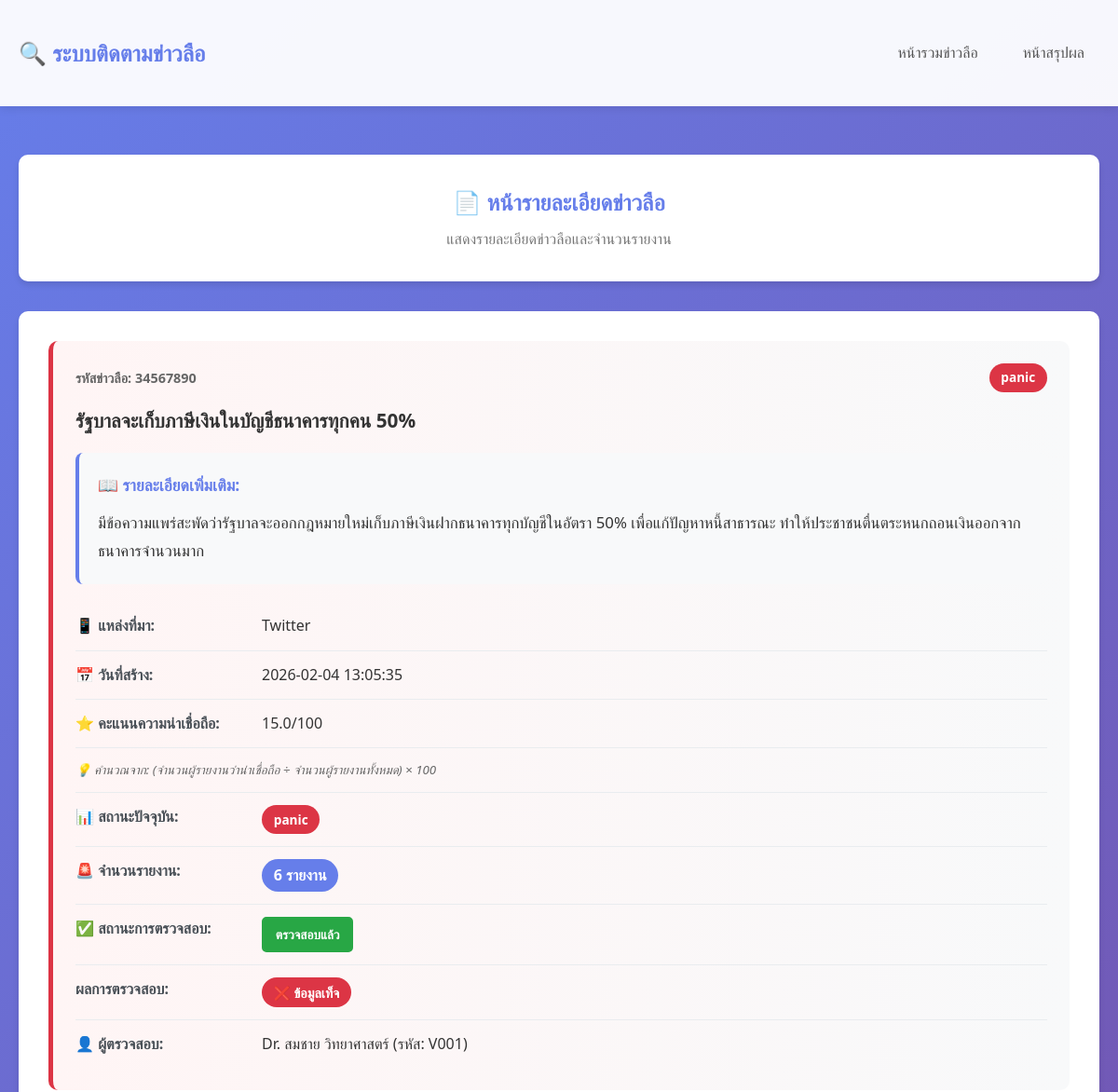
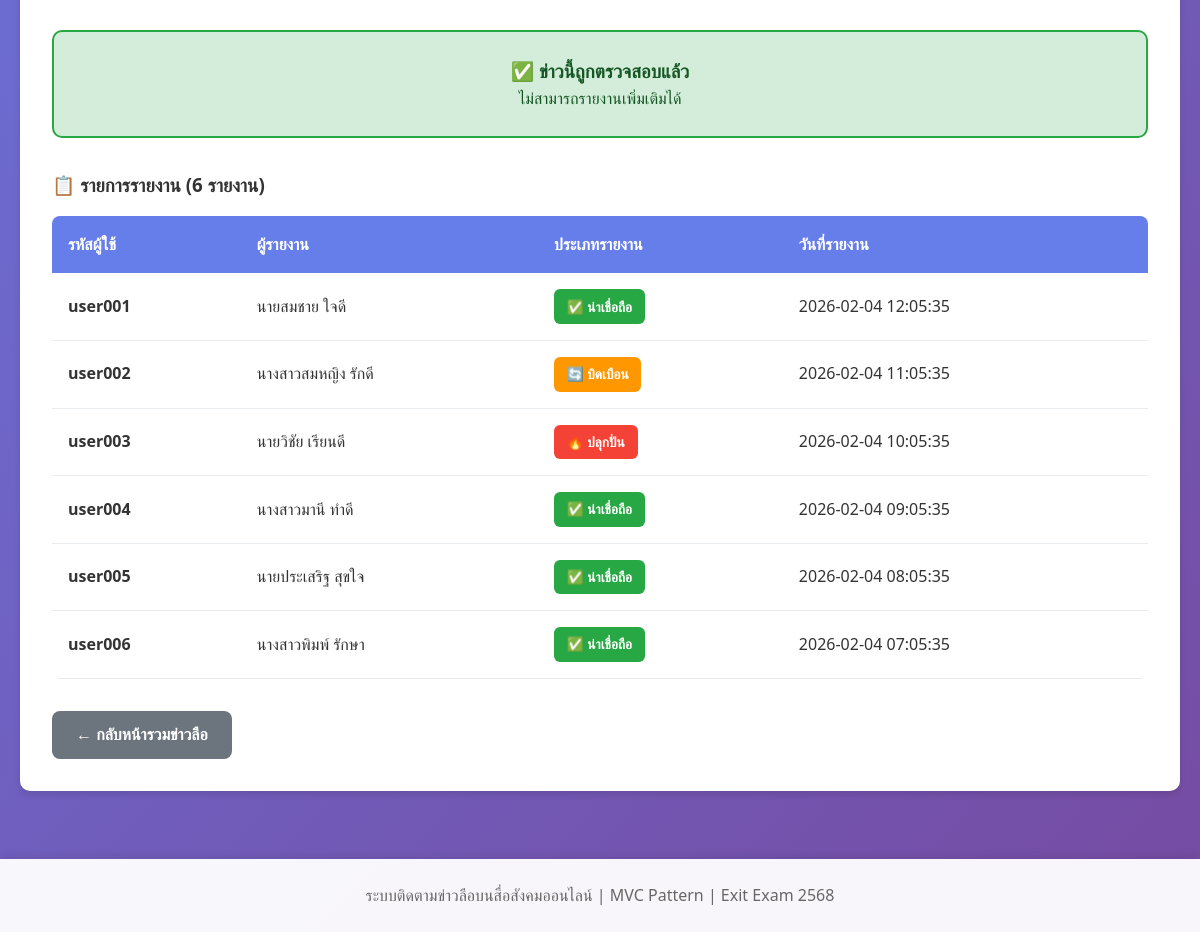
Screenshot of /detail/34567890 with the database file from the repository (2 pictures, top to bottom).
### tables this page shows
CREATE TABLE Rumour (
            rumour_id INTEGER PRIMARY KEY CHECK(rumour_id >= 10000000 AND rumour_id <= 99999999),
            title TEXT NOT NULL,
            content TEXT,
            source TEXT NOT NULL,
            created_date TEXT NOT NULL,
            credibility_score REAL DEFAULT 50.0,
            status TEXT NOT NULL DEFAULT 'ปกติ' CHECK(status IN ('ปกติ', 'panic')),
            is_verified INTEGER DEFAULT 0,
            verification_result TEXT,
            verified_by INTEGER,
            FOREIGN KEY (verified_by) REFERENCES Users(user_id)
        );

CREATE TABLE Users (
            user_id INTEGER PRIMARY KEY AUTOINCREMENT,
            username TEXT NOT NULL,
            name TEXT NOT NULL,
            role TEXT NOT NULL CHECK(role IN ('ผู้ใช้ทั่วไป', 'ผู้ตรวจสอบ')),
            verifier_code TEXT
        );

CREATE TABLE Report (
            report_id INTEGER PRIMARY KEY AUTOINCREMENT,
            user_id INTEGER NOT NULL,
            rumour_id INTEGER NOT NULL,
            report_date TEXT NOT NULL,
            report_type TEXT NOT NULL CHECK(report_type IN ('บิดเบือน', 'ปลุกปั่น', 'ข้อมูลเท็จ', 'น่าเชื่อถือ')),
            FOREIGN KEY (user_id) REFERENCES Users(user_id),
            FOREIGN KEY (rumour_id) REFERENCES Rumour(rumour_id),
            UNIQUE(user_id, rumour_id)
        );

### app.py (the view)
@app.route('/detail/<int:rumour_id>')
def detail(rumour_id):
    rumour = RumourModel.get_rumour_by_id(rumour_id)
    if not rumour:
        flash('ไม่พบข่าวลือที่ค้นหา', 'error')
        return redirect(url_for('index'))
    reports = ReportModel.get_reports_by_rumour(rumour_id)
    report_count = len(reports)
    users = UserModel.get_all_users()
    verifiers = UserModel.get_verifiers()
    return render_template('detail.html',
                         rumour=rumour,
                         reports=reports,
                         report_count=report_count,
                         users=users,
                         verifiers=verifiers)

### templates/detail.html (shortened to what this page needs)
<!DOCTYPE html>
<html lang="th">
<head>
    <link rel="stylesheet" href="{{ url_for('static', filename='style.css') }}">
</head>
<body>
    <nav class="navbar">
        <div class="container">
            <h1>🔍 ระบบติดตามข่าวลือ</h1>
            <div class="nav-links">
                <a href="{{ url_for('index') }}">หน้ารวมข่าวลือ</a>
                <a href="{{ url_for('summary') }}">หน้าสรุปผล</a>
            </div>
        </div>
    </nav>
    <div class="container">
        <div class="page-header">
            <h2>📄 หน้ารายละเอียดข่าวลือ</h2>
            <p class="subtitle">แสดงรายละเอียดข่าวลือและจำนวนรายงาน</p>
        </div>
        <div class="detail-container">
            <div class="rumour-detail {% if rumour.status == 'panic' %}panic{% endif %}">
                <div class="rumour-header">
                    <span class="rumour-id">รหัสข่าวลือ: {{ rumour.rumour_id }}</span>
                    <span class="status-badge status-{{ rumour.status }}">
                        {{ rumour.status }}
                    </span>
                </div>
                <h2 class="rumour-title">{{ rumour.title }}</h2>
                {% if rumour.content %}
                <div class="rumour-content">
                    <h4>📖 รายละเอียดเพิ่มเติม:</h4>
                    <p>{{ rumour.content }}</p>
                </div>
                {% endif %}
                <div class="rumour-detail-info">
                    <div class="info-row">
                        <strong>📱 แหล่งที่มา:</strong>
                        <span>{{ rumour.source }}</span>
                    </div>
                    <div class="info-row">
                        <strong>📅 วันที่สร้าง:</strong>
                        <span>{{ rumour.created_date }}</span>
                    </div>
                    <div class="info-row">
                        <strong>⭐ คะแนนความน่าเชื่อถือ:</strong>
                        <span>{{ rumour.credibility_score }}/100</span>
                    </div>
                    <div class="info-row">
                        <small style="color: #666; font-style: italic;">
                            💡 คำนวณจาก: (จำนวนผู้รายงานว่าน่าเชื่อถือ ÷ จำนวนผู้รายงานทั้งหมด) × 100
                        </small>
                    </div>
                    <div class="info-row">
                        <strong>📊 สถานะปัจจุบัน:</strong>
                        <span class="status-badge status-{{ rumour.status }}">
                            {{ rumour.status }}
                        </span>
                    </div>
                    <div class="info-row">
                        <strong>🚨 จำนวนรายงาน:</strong>
                        <span class="report-count-badge">{{ report_count }} รายงาน</span>
                    </div>
                    {% if rumour.is_verified %}
                        <div class="info-row">
                            <strong>✅ สถานะการตรวจสอบ:</strong>
                            <span class="badge-verified">ตรวจสอบแล้ว</span>
                        </div>
                        <div class="info-row">
                            <strong>ผลการตรวจสอบ:</strong>
                            {% if rumour.verification_result == 'ข้อมูลเท็จ' %}
                                <span class="badge-false">❌ ข้อมูลเท็จ</span>
                            {% elif rumour.verification_result == 'ข้อมูลจริง' %}
                                <span class="badge-true">✅ ข้อมูลจริง</span>
                            {% else %}
                                <span class="verified-text">{{ rumour.verification_result }}</span>
                            {% endif %}
                        </div>
                        {% if rumour.verifier_name %}
                        <div class="info-row">
                            <strong>👤 ผู้ตรวจสอบ:</strong>
                            <span>{{ rumour.verifier_name }} (รหัส: {{ rumour.verifier_code }})</span>
                        </div>
                        {% endif %}
                    {% endif %}
                </div>
            </div>
            {% if not rumour.is_verified %}
                <div class="report-section">
                    <h3>📝 รายงานข่าวลือนี้ (สำหรับผู้ใช้ทั่วไป)</h3>
                    <p class="section-note">
                        <strong>หมายเหตุ:</strong> เฉพาะผู้ใช้ทั่วไป สามารถรายงานข่าวลือได้ หากมีรายงาน <strong>>= 5 ครั้ง</strong> ข่าวจะเข้าสู่สถานะ PANIC
                    </p>
                    <form method="POST" action="{{ url_for('report_rumour', rumour_id=rumour.rumour_id) }}" class="report-form">
                        <div class="form-group">
                            <label for="user_id">เลือกผู้ใช้:</label>
                            <select name="user_id" id="user_id" required>
                                <option value="">-- เลือกผู้ใช้ --</option>
                                {% for user in users %}
                                    {% if user.role == 'ผู้ใช้ทั่วไป' %}
                                        <option value="{{ user.user_id }}">
                                            [{{ user.username }}] {{ user.name }} (ผู้ใช้ทั่วไป)
                                        </option>
                                    {% endif %}
                                {% endfor %}
                            </select>
                        </div>
                        <div class="form-group">
                            <label for="report_type">ประเภทรายงาน:</label>
                            <select name="report_type" id="report_type" required>
                                <option value="">-- เลือกประเภท --</option>
                                <option value="บิดเบือน">บิดเบือน</option>
                                <option value="ปลุกปั่น">ปลุกปั่น</option>
                                <option value="ข้อมูลเท็จ">ข้อมูลเท็จ</option>
                                <option value="น่าเชื่อถือ">น่าเชื่อถือ</option>
                            </select>
                        </div>
                        <button type="submit" class="btn btn-danger">🚨 รายงานข่าวลือนี้</button>
                    </form>
                </div>
                <div class="verify-section">
                    <h3>✅ ตรวจสอบและยืนยันข้อมูล (เฉพาะผู้ตรวจสอบ)</h3>
                    <p class="section-note">
                        <strong>หมายเหตุ:</strong> เฉพาะผู้ตรวจสอบ (รหัส V001-V003) เท่านั้น ที่สามารถตรวจสอบความถูกต้องของข่าวลือได้
                    </p>
                    <form method="POST" action="{{ url_for('verify_rumour', rumour_id=rumour.rumour_id) }}" class="verify-form">
                        <div class="form-group">
                            <label for="verifier_id">เลือกผู้ตรวจสอบ:</label>
                            <select name="verifier_id" id="verifier_id" required>
                                <option value="">-- เลือกผู้ตรวจสอบ --</option>
                                {% for verifier in verifiers %}
                                    <option value="{{ verifier.user_id }}">
                                        {{ verifier.name }} (ผู้ตรวจสอบ: รหัส {{ verifier.verifier_code }})
                                    </option>
                                {% endfor %}
                            </select>
                        </div>
                        <div class="form-group">
                            <label for="verification_result">ผลการตรวจสอบ:</label>
                            <select name="verification_result" id="verification_result" required>
                                <option value="">-- เลือกผลการตรวจสอบ --</option>
                                <option value="ข้อมูลจริง">✅ ข้อมูลจริง</option>
                                <option value="ข้อมูลเท็จ">❌ ข้อมูลเท็จ</option>
                            </select>
                        </div>
                        <button type="submit" class="btn btn-success">✅ ยืนยันผลการตรวจสอบ</button>
                    </form>
                </div>
            {% else %}
                <div class="verified-notice">
                    <h3>✅ ข่าวนี้ถูกตรวจสอบแล้ว</h3>
                    <p>ไม่สามารถรายงานเพิ่มเติมได้</p>
                </div>
            {% endif %}
            <div class="reports-list">
                <h3>📋 รายการรายงาน ({{ report_count }} รายงาน)</h3>
                {% if reports %}
                    <table class="report-table">
                        <thead>
                            <tr>
                                <th>รหัสผู้ใช้</th>
                                <th>ผู้รายงาน</th>
                                <th>ประเภทรายงาน</th>
                                <th>วันที่รายงาน</th>
                            </tr>
                        </thead>
                        <tbody>
                            {% for report in reports %}
                                <tr>
                                    <td><strong>{{ report.username }}</strong></td>
                                    <td>{{ report.name }}</td>
                                    <td>
                                        {% if report.report_type == 'บิดเบือน' %}
                                            <span class="report-type-badge report-distort">🔄 บิดเบือน</span>
                                        {% elif report.report_type == 'ปลุกปั่น' %}
                                            <span class="report-type-badge report-incite">🔥 ปลุกปั่น</span>
                                        {% elif report.report_type == 'ข้อมูลเท็จ' %}
                                            <span class="report-type-badge report-false">❌ ข้อมูลเท็จ</span>
                                        {% elif report.report_type == 'น่าเชื่อถือ' %}
                                            <span class="report-type-badge report-credible">✅ น่าเชื่อถือ</span>
                                        {% else %}
                                            <span class="report-type">{{ report.report_type }}</span>
                                        {% endif %}
                                    </td>
                                    <td>{{ report.report_date }}</td>
                                </tr>
                            {% endfor %}
                        </tbody>
                    </table>
                {% else %}
                    <p class="no-data">ยังไม่มีรายงาน</p>
                {% endif %}
            </div>
            <a href="{{ url_for('index') }}" class="btn btn-secondary">← กลับหน้ารวมข่าวลือ</a>
        </div>
    </div>
    <footer>
        <p>ระบบติดตามข่าวลือบนสื่อสังคมออนไลน์ | MVC Pattern | Exit Exam 2568</p>
    </footer>
</body>
</html>

### rows the page displays
Rumour: rumour_id "34567890", status "panic", title "รัฐบาลจะเก็บภาษีเงินในบัญชีธนาคารทุกคน 50%", content "มีข้อความแพร่สะพัดว่ารัฐบาลจะออกกฎหมายใหม่เก็บภาษีเงินฝากธนาคารทุกบัญชีในอัตรา 50% เพื่อแก้ปัญหาหนี้สาธารณะ ทำให้ประชาชนตื่นตระหนกถอนเงินออกจากธนาคารจำนวนมาก", source "Twitter", created_date "2026-02-04 13:05:35", credibility_score "15.0"
Users: verifier_name "Dr. สมชาย วิทยาศาสตร์", verifier_code "V001"
Report: username "user001", name "นายสมชาย ใจดี", report_type "✅ น่าเชื่อถือ", report_date "2026-02-04 12:05:35"
Report: username "user002", name "นางสาวสมหญิง รักดี", report_type "🔄 บิดเบือน", report_date "2026-02-04 11:05:35"
Report: username "user003", name "นายวิชัย เรียนดี", report_type "🔥 ปลุกปั่น", report_date "2026-02-04 10:05:35"
Report: username "user004", name "นางสาวมานี ทำดี", report_type "✅ น่าเชื่อถือ", report_date "2026-02-04 09:05:35"
Report: username "user005", name "นายประเสริฐ สุขใจ", report_type "✅ น่าเชื่อถือ", report_date "2026-02-04 08:05:35"
Report: username "user006", name "นางสาวพิมพ์ รักษา", report_type "✅ น่าเชื่อถือ", report_date "2026-02-04 07:05:35"

### other values shown
{{ report_count }} "6"
